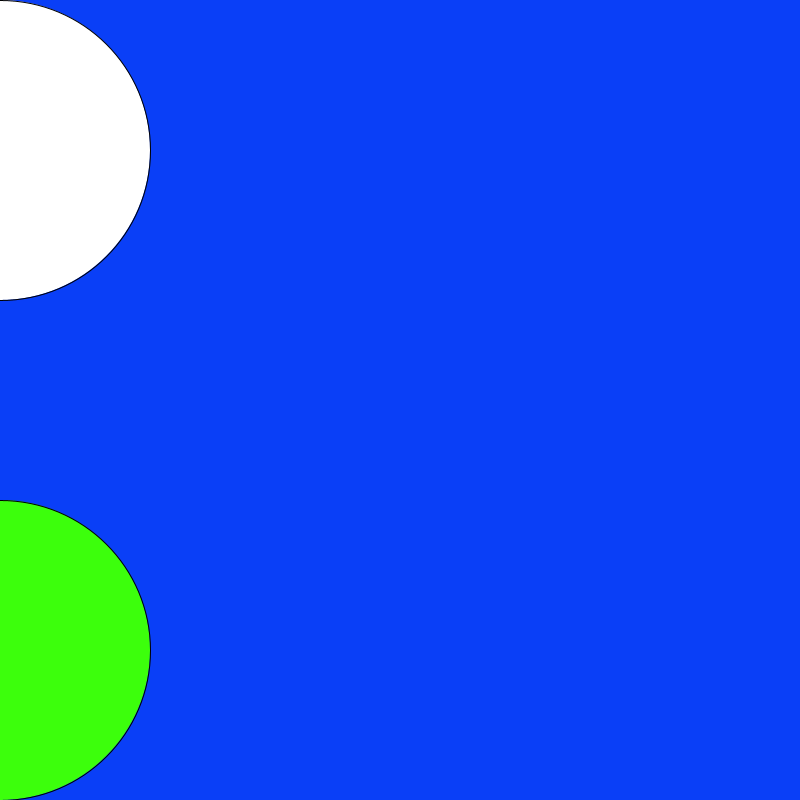
Frame 1 (no input)
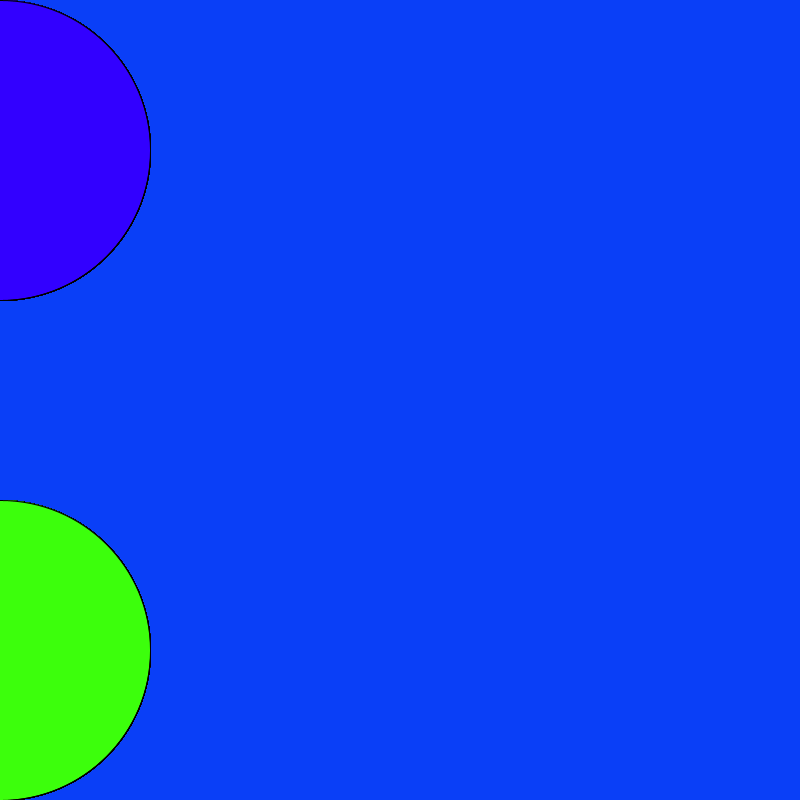
Frame 60 (the mouse pressed at the canvas centre just before this capture)
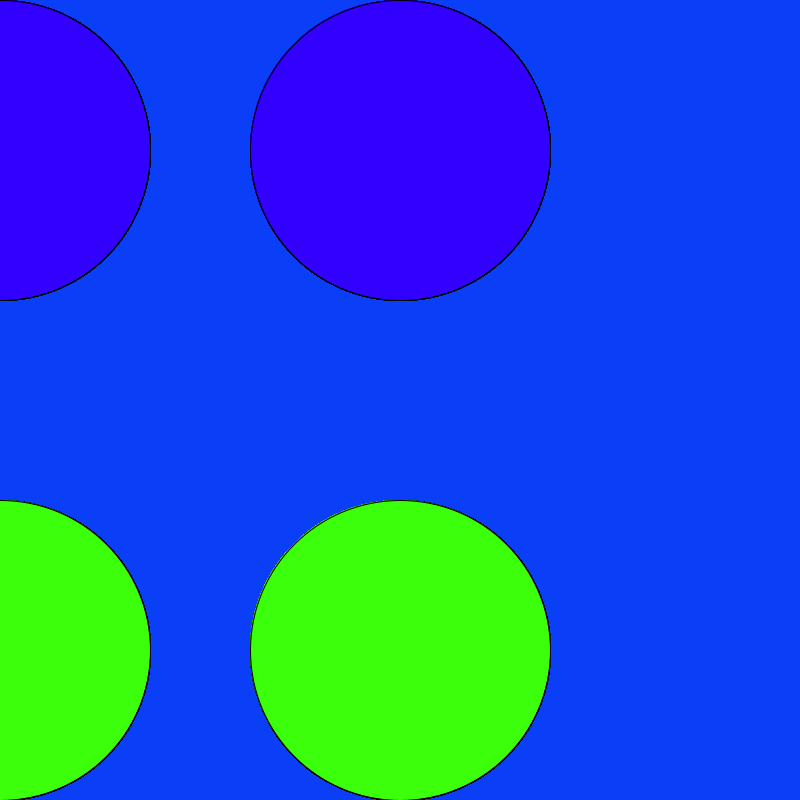
Frame 120 (the mouse held since frame 60 and released just before this capture)

The Processing sketch that drew these frames (run headless with seeded random() and noise(); from frame 60 on, the mouse is pressed at the canvas centre):

// Processing sketch: processing_80770
// ── processing_80770.pde

void setup(){
  size(800,800);
  background(10,63,247);
}
void keyPressed(){
  background(6,0,0);
}
void keyReleased(){
  background(10,63,247);
}
void draw(){
  ellipse();
  ellipse2();
}
void ellipse(){
  ellipse(mouseX,150,300,300);
  fill(60,255,12);
  if(keyPressed){
    fill(20,90,4);
  }
}
void ellipse2(){
  ellipse(mouseX,650,300,300);
  fill(50,0,255);
  if(keyPressed){
    fill(40,3,80);
  }
}
